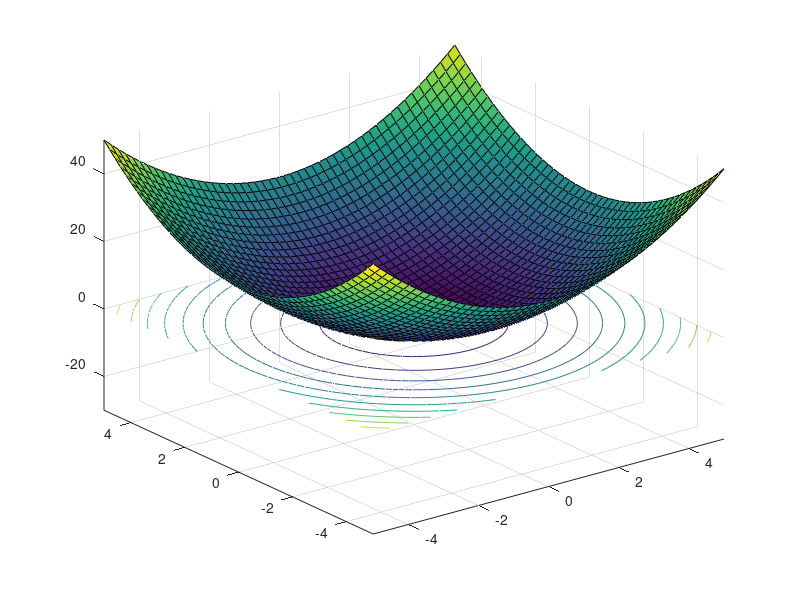

This chart was generated by the following MATLAB code: (Note: this script raises an error after producing the figure.)
[X,Y] = meshgrid(linspace(-5, 5, 50));
fcn = @(x,y,k) k*x.^2 + y.^2;
v = [1:-0.05:-1;  -1:0.05:1];
for k1 = 1:2
    for k2 = v(k1,:)
        surfc(X, Y, fcn(X,Y,k2))
        axis([-5  5    -5  5    -30  50])
        drawnow
        pause(0.1)
    end
end

%% Create Animation of Streaming Data
% Create an animation of a line growing as it accumulates 2,000 data points. 
% Use |drawnow| to display the changes on the screen after each iteration through 
% the loop.

h = animatedline;
axis([0 4*pi -1 1])
x = linspace(0,4*pi,2000);

for k = 1:length(x)
    y = sin(x(k));
    addpoints(h,x(k),y);
    drawnow
end
%% 
% Copyright 2015-2017 The MathWorks, Inc.
